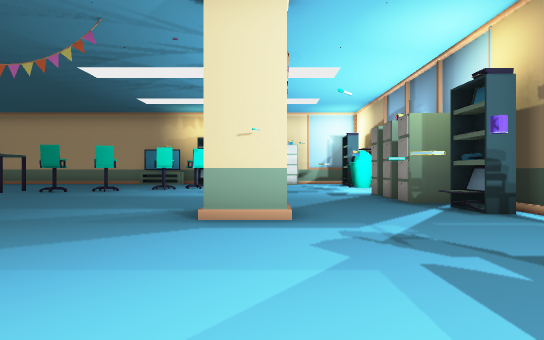
view 1 (above)

19 first-person views from a walk through a Unity game level. The camera is 0.59 m above the floor, looks level and sees 70° across. The floor is counted in squares, 1 m on a side. Each view is taken from the middle of a square. On the plan, view 1 faces up. The plan holds only what a view shows up to about 10 squares ahead; the rest is blank. The place goes on beyond the plan. The player is left out. Some surface patterns are stand-ins.

view 2
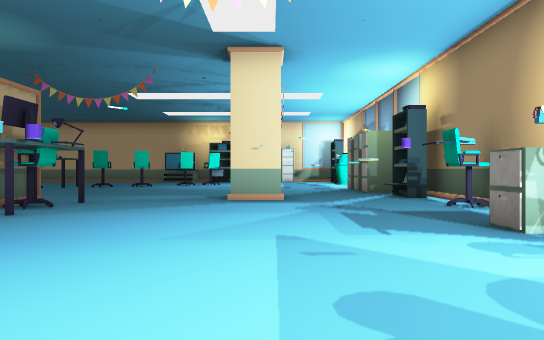

view 3
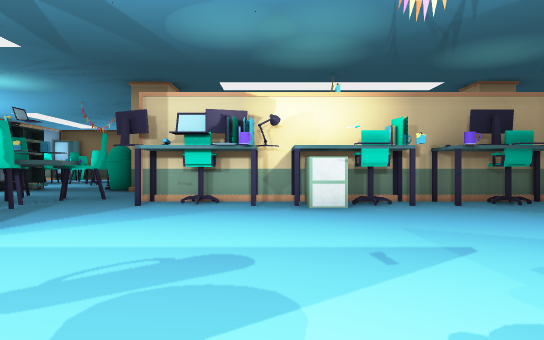

view 4
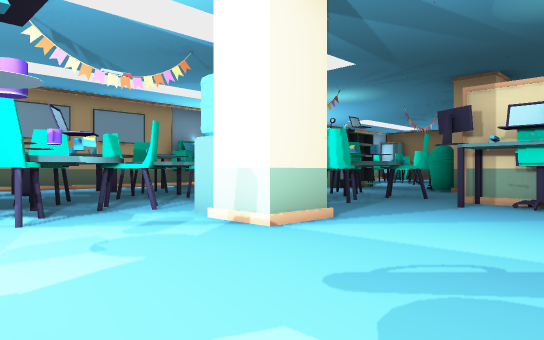

view 5
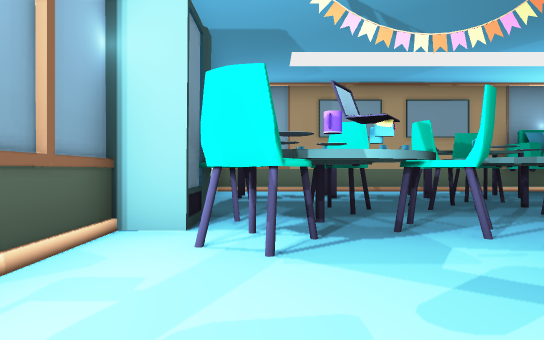

view 6
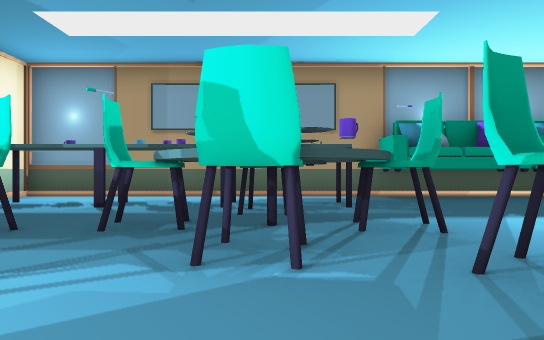

view 7
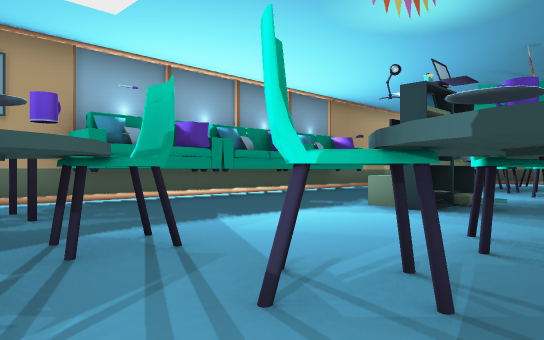

view 8
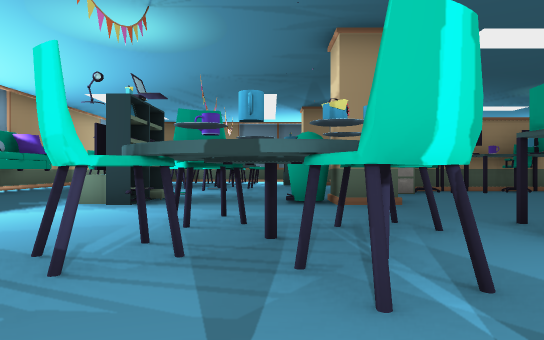

view 9
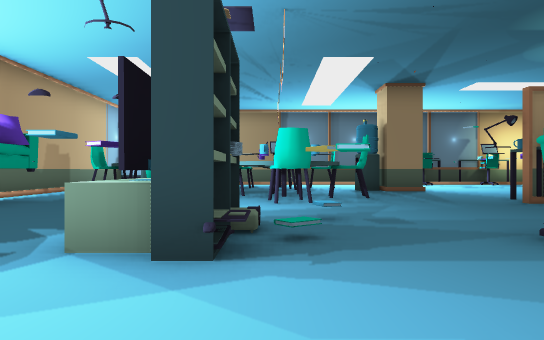

view 10
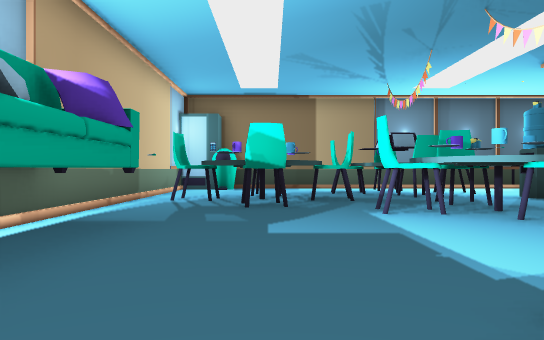

view 11
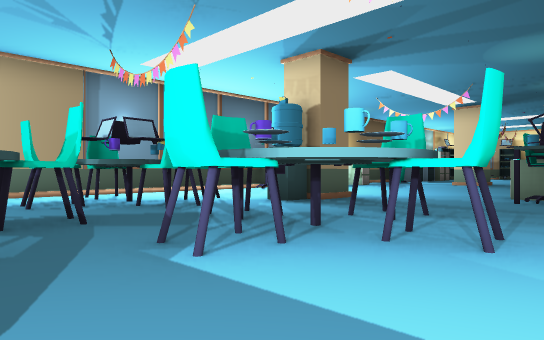

view 12
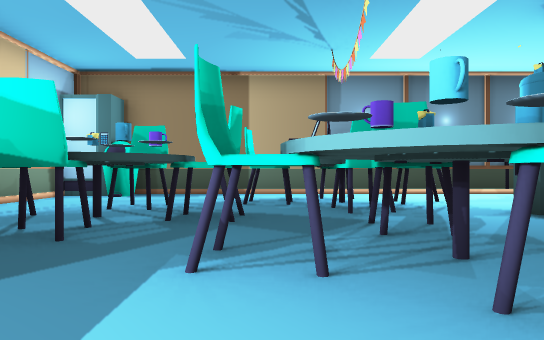

view 13
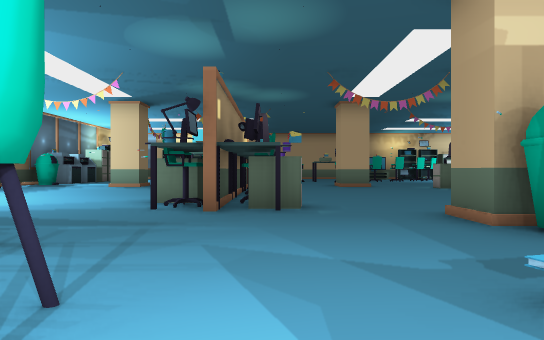

view 14
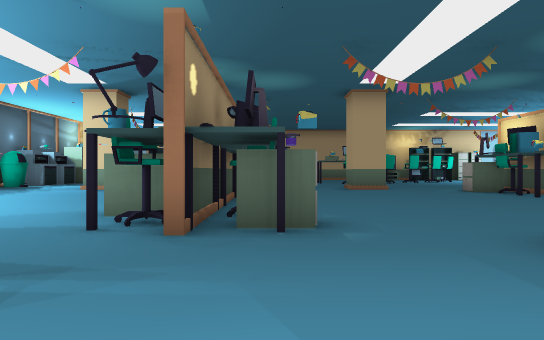

view 15
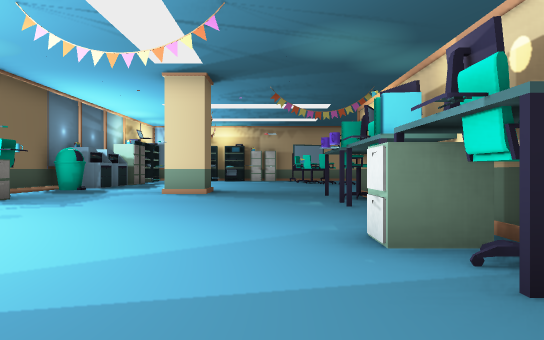

view 16
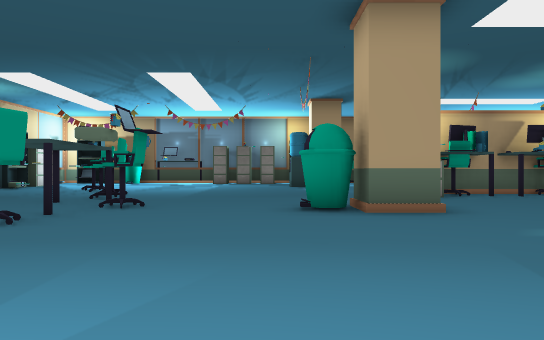

view 17
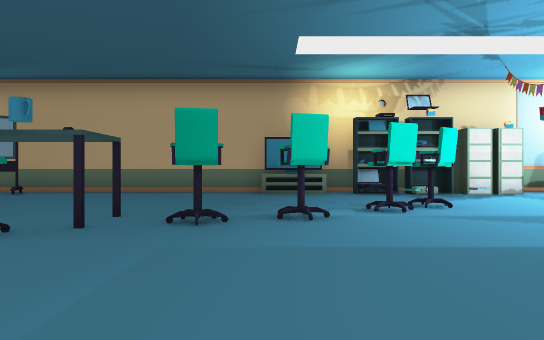

view 18
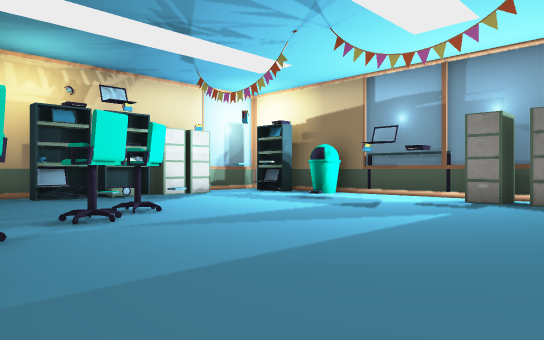

view 19
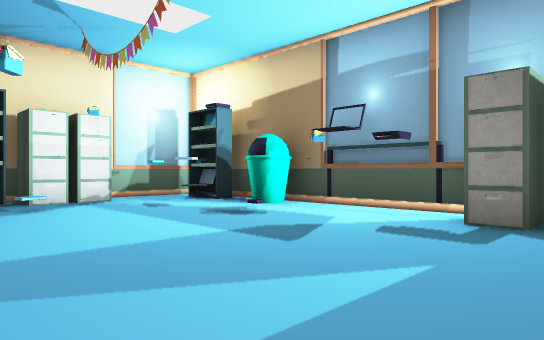

### Floor plan
Points are (right, up) in squares from view 1. A wall is a line through its corners. A room is listed if a view was taken in it or the views show most of it. See-through windows are left out.
Room 1 (views 1, 2, 3, 4, 5, 6, 7, 8, 9, 10, 11, 12, 13, 14, 15, 16, 17, 18, 19)
walls: (-10.9, 0.2) (-10.9, -0.6) (-11.5, -0.6); (-11.8, -0.6) (-11.8, -1.6); (-4.4, 1.6) (-4.4, 2.5) (-4.4, 1.4); (-11.9, -1.6) (-11.9, -0.6) (-12.8, -0.6) (-12.8, 1.4); (-4.4, 0.5) (-4.4, -0.5); (-3.4, 2.5) (-3.4, 2) (-4.4, 2); (-3.4, 0.5) (-3.4, -0.5); (-16.1, -4.9) (-16.1, -5.5) (-16.6, -5.5); (-0.1, -5.1) (-0.1, -5.8); (-20.5, -3.5) (-20.5, -12.4); (3.6, -6.9) (3.6, -5.1); (-8.5, -13.8) (3.6, -13.8) (3.6, -12.9); (3.6, 12.4) (3.6, 13.2); (-19.5, -13.8) (-11.7, -13.8); (3.5, 16.4) (1.4, 16.4)
objects: other object (-20, -13); bin (-20, -12); chair (-20, -8) to (-19, -7); cabinet (-20, 2); chair (-20, 3); other object (-19, 3); chair (-18, -9); table (-18, -8); other object (-18, -7); chair (-18, -6); table (-17, -12); chair (-17, -11); other object (-17, -8); chair (-17, -7); pillar (-17, -4) to (-16, -4); chair (-16, -13) to (-16, -12); other object (-16, -11); chair (-16, -10); other object (-16, -8); pillar (-16, 5); other object (-15, -12); chair (-15, -11) to (-14, -11); mug (-15, -10); chair (-15, -8); chair (-14, -9) to (-13, -9); other object (-14, -8); mug (-14, -7); chair (-14, -6) to (-13, -6); mug (-14, -3); mug (-13, -8); mug (-13, -7); chair (-13, -3); cabinet (-13, -2); other object (-13, 0); other object (-13, 2); other object (-13, 3); other object (-12, -13) to (-10, -13); other object (-12, -12); chair (-12, -8); other object (-12, -4); other object (-12, -3); other object (-12, 0); monitor (-12, 2); cabinet (-11, -3); chair (-11, -2); monitor (-11, -1); other object (-10, 1); chair (-10, 10) to (-9, 10); other object (-9, -13) to (-8, -13); other object (-9, -8); desk (-9, 10) to (-7, 11); other object (-8, -10); bookshelf (-8, -9); laptop (-8, -8); other object (-8, -7); bin (-8, -6); pillar (-8, -5) to (-8, -4); pillar (-8, 5); bin (-8, 6); chair (-8, 9) to (-8, 10); other object (-7, -13) to (-5, -13); other object (-7, -8); chair (-6, -7); chair (-6, -5); other object (-6, -3); chair (-6, 10); mug (-5, -7); table (-5, -6) to (-5, -5); other object (-5, 0); other object (-5, 1); monitor (-5, 2); chair (-5, 3); other object (-5, 4); chair (-5, 11); TV (-5, 16) to (-4, 16); mug (-4, -9); chair (-4, -7); other object (-4, -6); other object (-4, -5); monitor (-4, -4); other object (-4, -3); other object (-4, -1); chair (-4, 1); chair (-4, 3); desk (-3, -12) to (-1, -11); table (-3, -10) to (-1, -8); chair (-3, -9); chair (-3, -6) to (-3, -5); chair (-3, -2); cabinet (-3, 0); chair (-3, 12); laptop (-3, 15) to (-2, 15); bookshelf (-3, 16) to (-2, 16); chair (-2, -11) to (-2, -10); chair (-2, 12); chair (-1, -9); chair (-1, -8); pillar (-1, -4) to (0, -4); pillar (-1, 5) to (0, 5); bookshelf (-1, 16); desk (0, -12) to (0, -11); other object (0, -9); other object (0, -8); chair (0, -7); cabinet (0, 16); desk (1, -12) to (2, -11); chair (1, -9); table (1, -8) to (3, -7); other object (1, -7); mug (1, -6); cabinet (1, 16); chair (2, -6); chair (2, 3); other object (2, 5); other object (2, 6); other object (2, 14); other object (2, 15); chair (3, -8); cabinet (3, 1); other object (3, 3); bookshelf (3, 5); laptop (3, 6); cabinet (3, 7); cabinet (3, 8); cabinet (3, 9); printer (3, 11); bin (3, 13); bookshelf (3, 14); laptop (3, 15); other object (4, 6); desk (4, 10) to (4, 12)

Where each view was taken, in squares from view 1:
view 1: 0 up, 0 right, facing up
view 2: 3 down, 0 right, facing up
view 3: 1 down, 3 right, facing left
view 4: 1 down, 3 right, facing down-left
view 5: 3 down, 2 right, facing down
view 6: 5 down, 2 left, facing down
view 7: 6 down, 2 left, facing down-left
view 8: 6 down, 1 left, facing left
view 9: 8 down, 5 left, facing left
view 10: 11 down, 8 left, facing left
view 11: 11 down, 11 left, facing up-left
view 12: 9 down, 11 left, facing left
view 13: 9 down, 11 left, facing up
view 14: 7 down, 11 left, facing up
view 15: 5 down, 14 left, facing up
view 16: 7 up, 14 left, facing right
view 17: 6 up, 5 left, facing up
view 18: 7 up, 5 left, facing up-right
view 19: 8 up, 2 left, facing up-right
